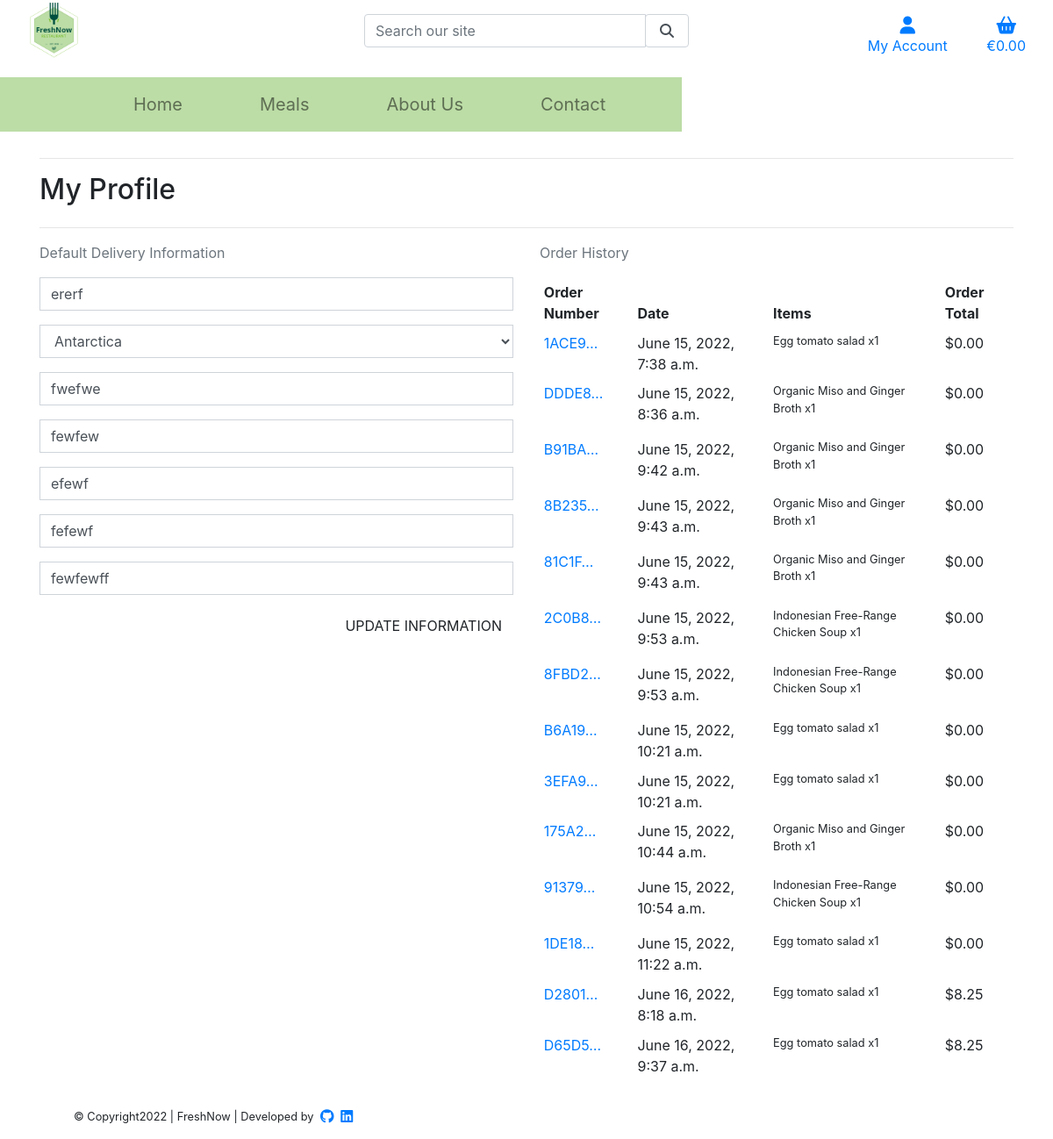
The page /profile/ (signed in) on the database its author committed.
### profiles/models.py (models this page shows, shortened)
class UserProfile(models.Model):
    user = models.OneToOneField(User, on_delete=models.CASCADE)
    default_phone_number = models.CharField(max_length=20, null=True, blank=True)
    default_country = CountryField(blank_label='Country *', null=True, blank=True)
    default_postcode = models.CharField(max_length=20, null=True, blank=True)
    default_town_or_city = models.CharField(max_length=40, null=True, blank=True)
    default_street_address1 = models.CharField(max_length=80, null=True, blank=True)
    default_street_address2 = models.CharField(max_length=80, null=True, blank=True)
    default_county = models.CharField(max_length=80, null=True, blank=True)

### checkout/models.py (models this page shows, shortened)
class Order(models.Model):
    order_number = models.CharField(max_length=32, null=False, editable=False)
    user_profile = models.ForeignKey(UserProfile, on_delete=models.SET_NULL,
                                     null=True, blank=True, related_name='orders')
    full_name = models.CharField(max_length=50, null=False, blank=False)
    email = models.EmailField(max_length=254, null=False, blank=False)
    phone_number = models.CharField(max_length=20, null=False, blank=False)
    country = CountryField(blank_label='Country *', null=False, blank=False)
    postcode = models.CharField(max_length=20, null=True, blank=True)
    town_or_city = models.CharField(max_length=40, null=False, blank=False)
    street_address1 = models.CharField(max_length=80, null=False, blank=False)
    street_address2 = models.CharField(max_length=80, null=True, blank=True)
    county = models.CharField(max_length=80, null=True, blank=True)
    date = models.DateTimeField(auto_now_add=True)
    delivery_cost = models.DecimalField(max_digits=6, decimal_places=2, null=False, default=0)
    order_total = models.DecimalField(max_digits=10, decimal_places=2, null=False, default=0)
    grand_total = models.DecimalField(max_digits=10, decimal_places=2, null=False, default=0)
    original_bag = models.TextField(null=False, blank=False, default='')
    stripe_pid = models.CharField(max_length=254, null=False, blank=False, default='')

class OrderLineItem(models.Model):
    order = models.ForeignKey(Order, null=False, blank=False, on_delete=models.CASCADE, related_name='lineitems')
    product = models.ForeignKey(Product, null=False, blank=False, on_delete=models.CASCADE)
    spicy_level = models.CharField(max_length=2, null=True, blank=True) # XS, S, M, L, XL
    quantity = models.IntegerField(null=False, blank=False, default=0)
    lineitem_total = models.DecimalField(max_digits=6, decimal_places=2, null=False, blank=False, editable=False)

### products/models.py (models this page shows, shortened)
class Product(models.Model):
    category = models.ForeignKey(
        'Category', null=True, blank=True, on_delete=models.SET_NULL)
    sku = models.CharField(max_length=254, null=True, blank=True)
    name = models.CharField(max_length=254)
    description = models.TextField()
    price = models.DecimalField(max_digits=6, decimal_places=2)
    rating = models.DecimalField(
        max_digits=6, decimal_places=2, null=True, blank=True)
    image = models.ImageField(null=True, blank=True)
    calories= models.DecimalField(
        max_digits=6, null=True, blank=True, decimal_places=0)
    label = models.CharField(choices=LABEL_CHOICES, max_length=1, default=False)
    is_spicy = models.BooleanField(default=False, null=True, blank=True)

### profiles/views.py (the view)
# urls.py: path('profile/', include('profiles.urls')),
@login_required
def profile(request):
    profile = get_object_or_404(UserProfile, user=request.user)
    if request.method == 'POST':
        form = UserProfileForm(request.POST, instance=profile)
        if form.is_valid():
            form.save()
            messages.success(request, 'Profile updated successfully')
        else:
            messages.error(request, 'Update failed. Please ensure the form is valid.')
    else:
        form = UserProfileForm(instance=profile)
    orders = profile.orders.all()
    form = UserProfileForm(instance=profile)
    orders = profile.orders.all()
    template = 'profiles/profile.html'
    context = {
        'form': form,
        'orders': orders,
        'on_profile_page': True
    }
    return render(request, template, context)

### profiles/forms.py
class UserProfileForm(forms.ModelForm):
    class Meta:
        model = UserProfile
        exclude = ('user',)
    def __init__(self, *args, **kwargs):
        super().__init__(*args, **kwargs)
        placeholders = {
            'default_phone_number': 'Phone Number',
            'default_postcode': 'Postal Code',
            'default_town_or_city': 'Town or City',
            'default_street_address1': 'Street Address 1',
            'default_street_address2': 'Street Address 2',
            'default_county': 'County, State or Locality',
        }
        self.fields['default_phone_number'].widget.attrs['autofocus'] = True
        for field in self.fields:
            if field != 'default_country':
                if self.fields[field].required:
                    placeholder = f'{placeholders[field]} *'
                else:
                    placeholder = placeholders[field]
                self.fields[field].widget.attrs['placeholder'] = placeholder
            self.fields[field].widget.attrs['class'] = 'border-black rounded-0 profile-form-input'
            self.fields[field].label = False

### bag/contexts.py (called while the page is built, shortened)
def bag_contents(request):
    bag_items = []
    total = 0
    product_count = 0
    bag = request.session.get('bag', {})
    if total < settings.FREE_DELIVERY_THRESHOLD:
        delivery = total * Decimal(settings.STANDARD_DELIVERY_PERCENTAGE / 100)
        free_delivery_delta = settings.FREE_DELIVERY_THRESHOLD - total
    else:
        delivery = 0
        free_delivery_delta = 0
    grand_total = delivery + total
    context = {
        'bag_items': bag_items,
        'total': total,
        'product_count': product_count,
        'delivery': delivery,
        'free_delivery_delta': free_delivery_delta,
        'free_delivery_threshold': settings.FREE_DELIVERY_THRESHOLD,
        'grand_total': grand_total,
    }
    return context

### products/contexts.py (called while the page is built)
def all_categories(request):
    category_list = Category.objects.all()
    context = {
        'category_list': category_list,
    }
    return context

### profiles/templates/profiles/profile.html (shortened to what this page needs)
{% extends "base.html" %}
{% load static %}
{% block extra_css %}
    <link rel="stylesheet" href="{% static 'profiles/css/profile.css' %}">
{% endblock %}
{% block page_header %}
    <div class="container header-container">
    </div>
{% endblock %}
{% block content %}
    <div class="container">
        <div class="row">
            <div class="col">
                <hr>
                <h2 class="logo-font mb-4">My Profile</h2>
                <hr>
            </div>
        </div>
        <div class="row">
            <div class="col-12 col-lg-6">
                <p class="text-muted">Default Delivery Information</p>
                <form class="mt-3" action="{% url 'profile' %}" method="POST" id="profile-update-form">
                    {{ form|crispy }}
                    <button class="btn btn-black rounded-0 text-uppercase float-right">Update Information</button>
                </form>
            </div>
            <div class="col-12 col-lg-6">
                <p class="text-muted">Order History</p>
                <div class="order-history table-responsive">
                    <table class="table table-sm table-borderless">
                        <thead>
                            <tr>
                                <th>Order Number</th>
                                <th>Date</th>
                                <th>Items</th>
                                <th>Order Total</th>
                            </tr>
                        </thead>
                        <tbody>
                            {% for order in orders %}
                                <tr>
                                    <td>
                                        <a href="{% url 'order_history' order.order_number %}"
                                        title="{{ order.order_number }}">
                                            {{ order.order_number|truncatechars:6 }}
                                        </a>
                                    </td>
                                    <td>{{ order.date }}</td>
                                    <td>
                                        <ul class="list-unstyled">
                                            {% for item in order.lineitems.all %}
                                                <li class="small">
                                                    {{ item.product.name }} x{{ item.quantity }}
                                                </li>
                                            {% endfor %}
                                        </ul>
                                    </td>
                                    <td>${{ order.grand_total }}</td>
                                </tr>
                            {% endfor %}
                        </tbody>
                    </table>
                </div>
            </div>
        </div>
{% endblock %}

### static/css/base.css (style rules this page uses)
html { height: 100%; scroll-behavior: smooth; }
@media (min-width: 992px) { .header-container { padding-top: 164px; } }

### rows shown on the page
UserProfile: default_phone_number "ererf", default_country "Antarctica", default_postcode "fwefwe", default_town_or_city "fewfew", default_street_address1 "efewf", default_street_address2 "fefewf", default_county "fewfewff"
Order: order_number "1ACE9…", date "June 15, 2022, 7:38 a.m.", grand_total "0.00"
OrderLineItem: product.name "Egg tomato salad", quantity "1"
Order: order_number "DDDE8…", date "June 15, 2022, 8:36 a.m.", grand_total "0.00"
OrderLineItem: product.name "Organic Miso and Ginger Broth", quantity "1"
Order: order_number "B91BA…", date "June 15, 2022, 9:42 a.m.", grand_total "0.00"
OrderLineItem: product.name "Organic Miso and Ginger Broth", quantity "1"
Order: order_number "8B235…", date "June 15, 2022, 9:43 a.m.", grand_total "0.00"
OrderLineItem: product.name "Organic Miso and Ginger Broth", quantity "1"
Order: order_number "81C1F…", date "June 15, 2022, 9:43 a.m.", grand_total "0.00"
OrderLineItem: product.name "Organic Miso and Ginger Broth", quantity "1"
Order: order_number "2C0B8…", date "June 15, 2022, 9:53 a.m.", grand_total "0.00"
OrderLineItem: product.name "Indonesian Free-Range Chicken Soup", quantity "1"
Order: order_number "8FBD2…", date "June 15, 2022, 9:53 a.m.", grand_total "0.00"
OrderLineItem: product.name "Indonesian Free-Range Chicken Soup", quantity "1"
Order: order_number "B6A19…", date "June 15, 2022, 10:21 a.m.", grand_total "0.00"
OrderLineItem: product.name "Egg tomato salad", quantity "1"
Order: order_number "3EFA9…", date "June 15, 2022, 10:21 a.m.", grand_total "0.00"
OrderLineItem: product.name "Egg tomato salad", quantity "1"
Order: order_number "175A2…", date "June 15, 2022, 10:44 a.m.", grand_total "0.00"
OrderLineItem: product.name "Organic Miso and Ginger Broth", quantity "1"
Order: order_number "91379…", date "June 15, 2022, 10:54 a.m.", grand_total "0.00"
OrderLineItem: product.name "Indonesian Free-Range Chicken Soup", quantity "1"
Order: order_number "1DE18…", date "June 15, 2022, 11:22 a.m.", grand_total "0.00"
OrderLineItem: product.name "Egg tomato salad", quantity "1"
Order: order_number "D2801…", date "June 16, 2022, 8:18 a.m.", grand_total "8.25"
OrderLineItem: product.name "Egg tomato salad", quantity "1"
Order: order_number "D65D5…", date "June 16, 2022, 9:37 a.m.", grand_total "8.25"
OrderLineItem: product.name "Egg tomato salad", quantity "1"
